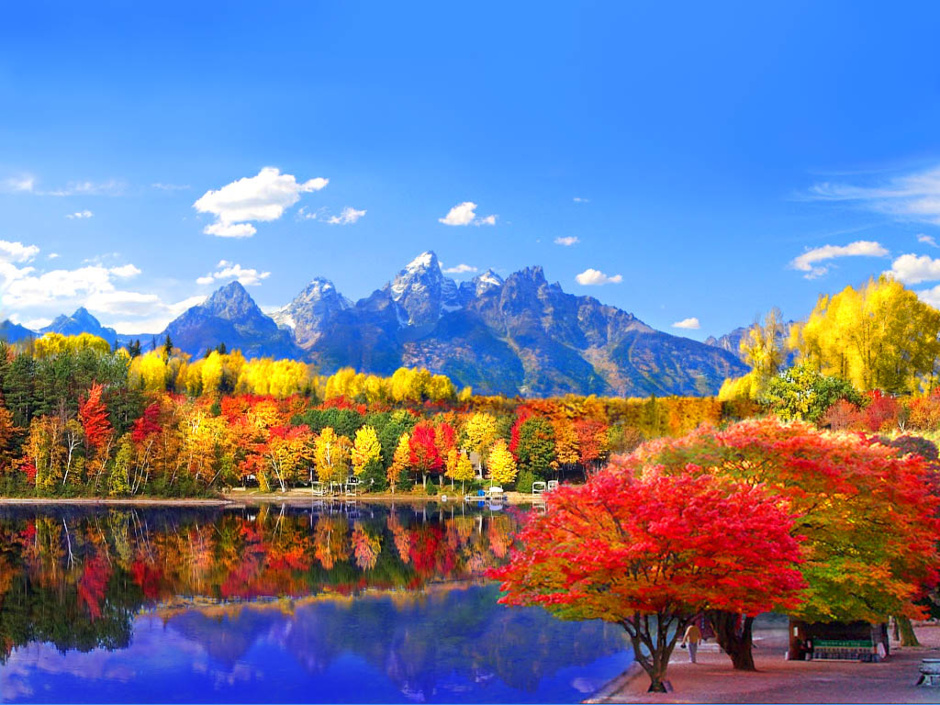
%> input picture rgb2hsv/color.png, 940 x 705 px
$ octave main.m   (GNU Octave 9; MATLAB toolbox functions it lacks are replaced by stand-ins)
%> lines starting %> are read from the running program, lines starting %| are printed output that depends on the picture
clc; clear; close all;
I = imread('color.png');
%> I is the input picture: size 705x940x3 uint8; mean R, G, B 112.6, 123.2, 156.6
%figure(1); imshow(I);
R = I(:,:,1);
%figure(2); imshow(R);
G = I(:,:,2);
%figure(3); imshow(G);
B = I(:,:,3);
%figure(4); imshow(B);
%%

R3 = uint8(zeros(size(I)));
R3(:,:,1)=R;
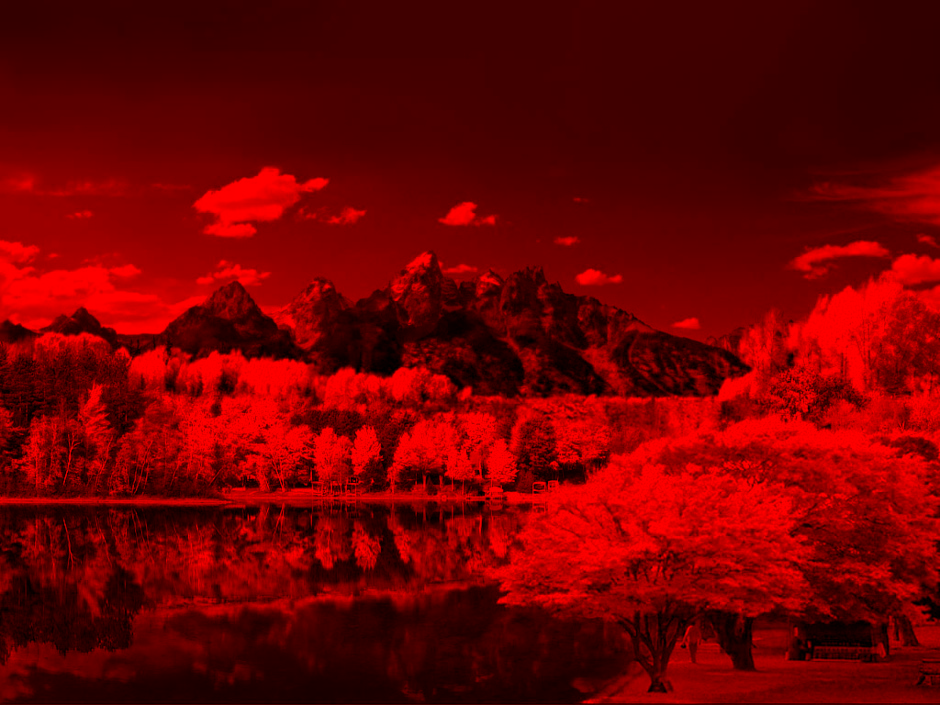
%> R3: size 705x940x3 uint8; mean R, G, B 112.6, 0, 0
%figure(5); imshow(R3);
G3 = uint8(zeros(size(I)));
G3(:,:,2)=G;
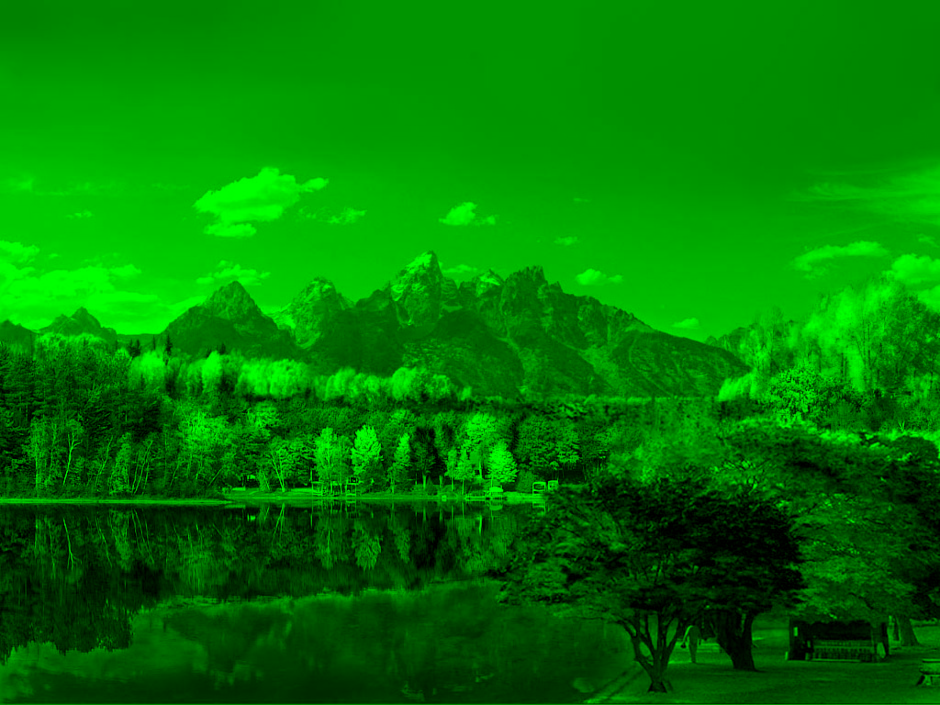
%> G3: size 705x940x3 uint8; mean R, G, B 0, 123.2, 0
%figure(6); imshow(G3);
B3 = uint8(zeros(size(I)));
B3(:,:,3)=B;
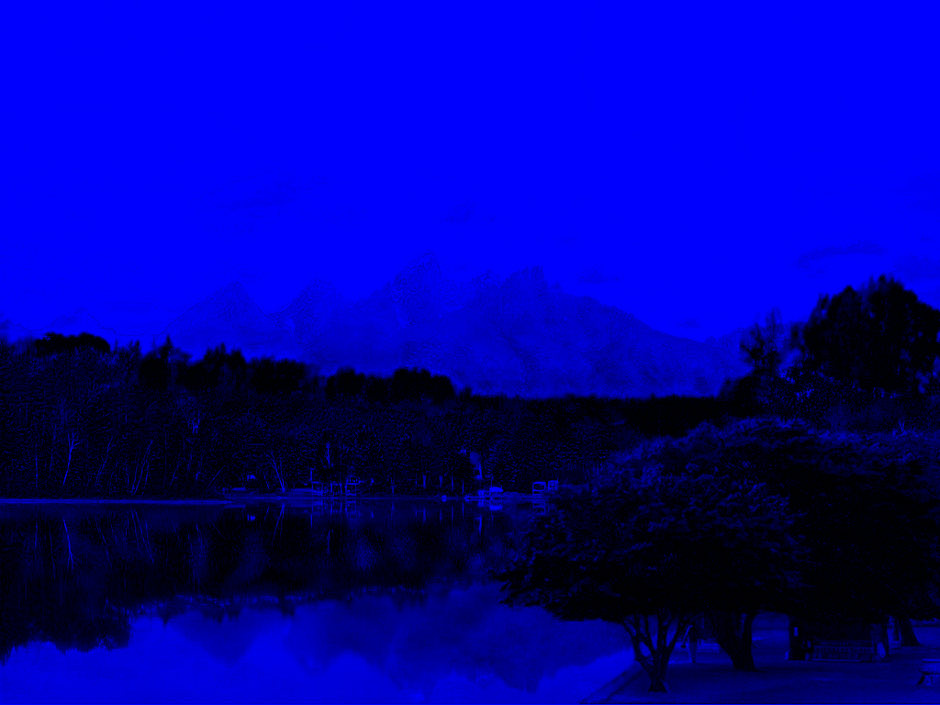
%> B3: size 705x940x3 uint8; mean R, G, B 0, 0, 156.6
%figure(7); imshow(B3);

%%
hsi = rgb2hsv(I);
%> hsi: size 705x940x3 double; mean H, S, V 0.454, 0.657, 0.786
H=hsi(:,:,1);
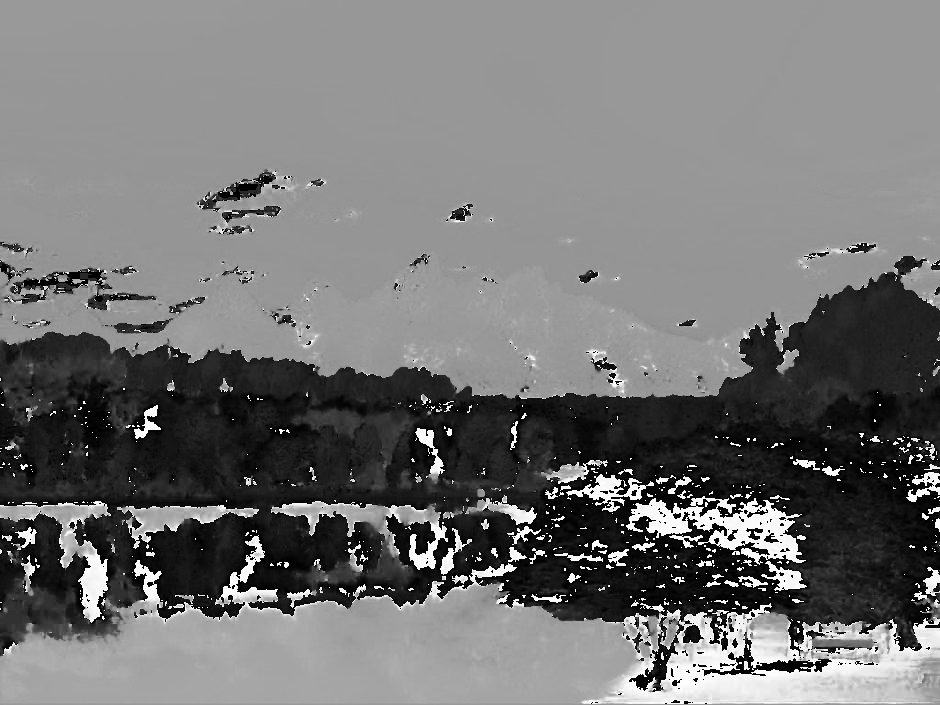
%> H: size 705x940 double; min 0, max 0.999, mean 0.454
S=hsi(:,:,2);
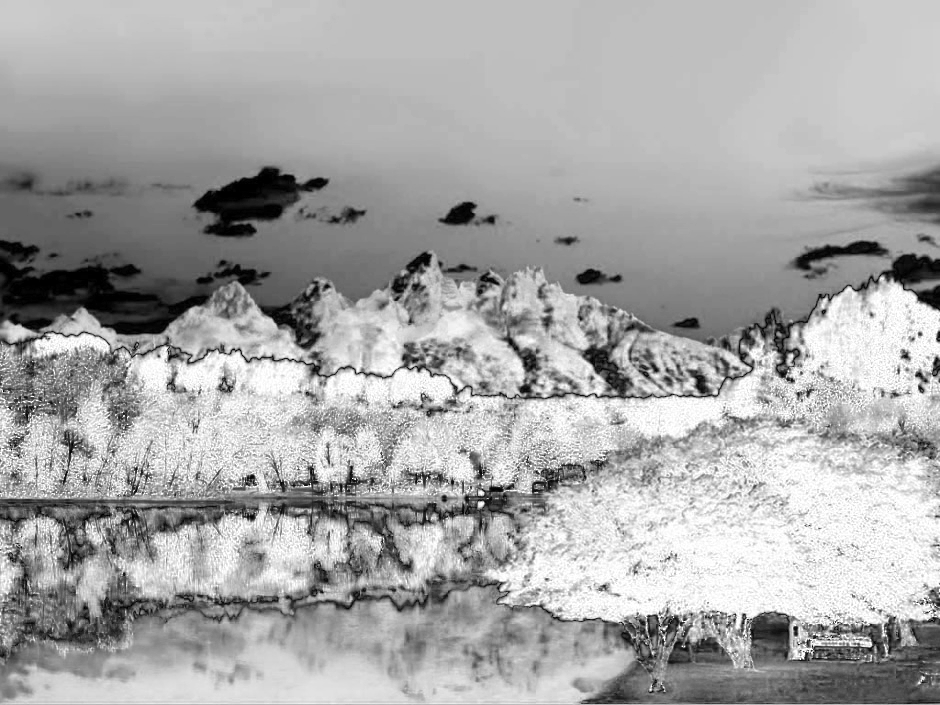
%> S: size 705x940 double; min 0, max 1, mean 0.657
I=hsi(:,:,3);
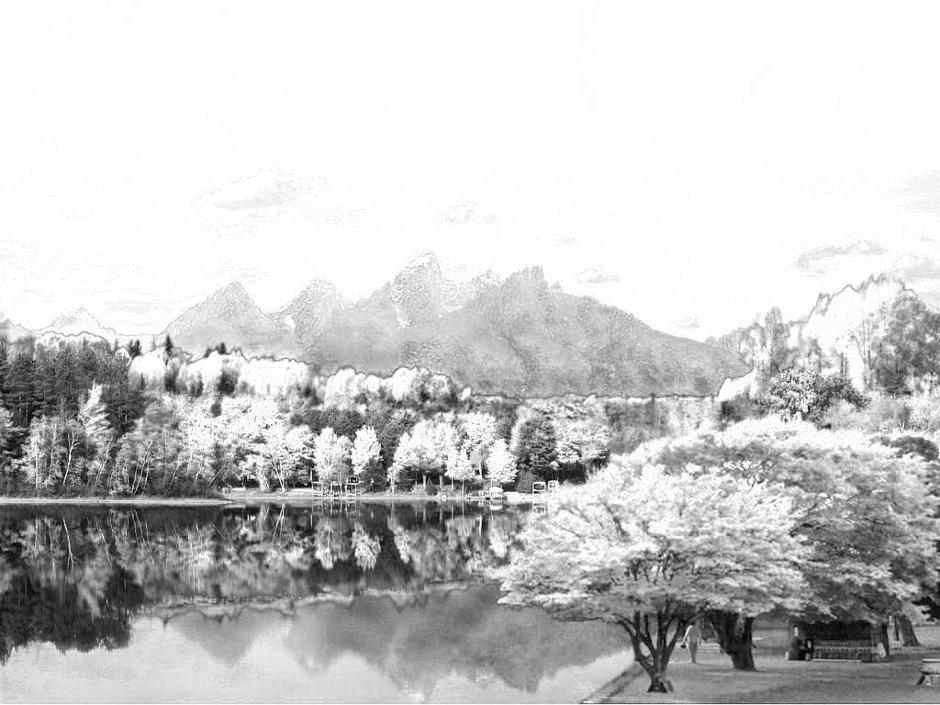
%> I: size 705x940 double; min 0.00392, max 1, mean 0.786
figure;
subplot(2,3,1); imshow(R3); axis image; title('image R data')
subplot(2,3,2); imshow(G3); axis image; title('image G data')
subplot(2,3,3); imshow(B3); axis image; title('image B data')
subplot(2,3,4); imshow(H); axis image; colormap HSV; title('image H data')
subplot(2,3,5); imshow(S); axis image; title('image S data')
subplot(2,3,6); imshow(I); axis image; title('image I data')

$ run again, with rgb2hsv/bone.bmp saved as rgb2hsv/color.png
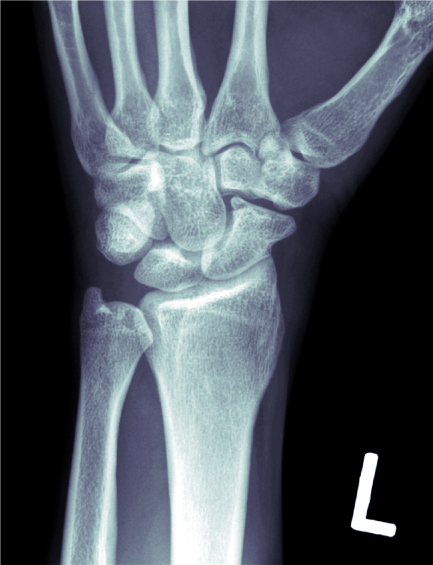
%> input picture rgb2hsv/bone.bmp, 433 x 565 px
%> I is the input picture: size 565x433x3 uint8; mean R, G, B 77.6, 85.3, 94.2
%> hsi: size 565x433x3 double; mean H, S, V 0.611, 0.48, 0.369
%> `H=hsi(:,:,1);`:
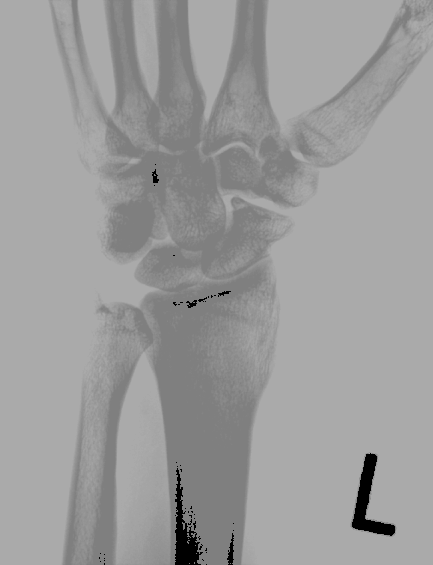
%> H: size 565x433 double; min 0, max 0.667, mean 0.611
%> `S=hsi(:,:,2);`:
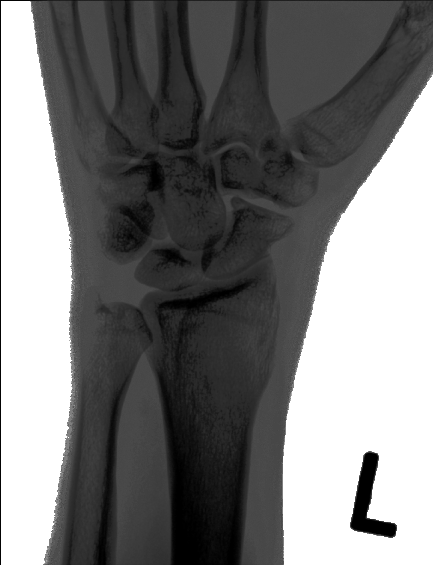
%> S: size 565x433 double; min 0, max 1, mean 0.48
%> I: size 565x433 double
